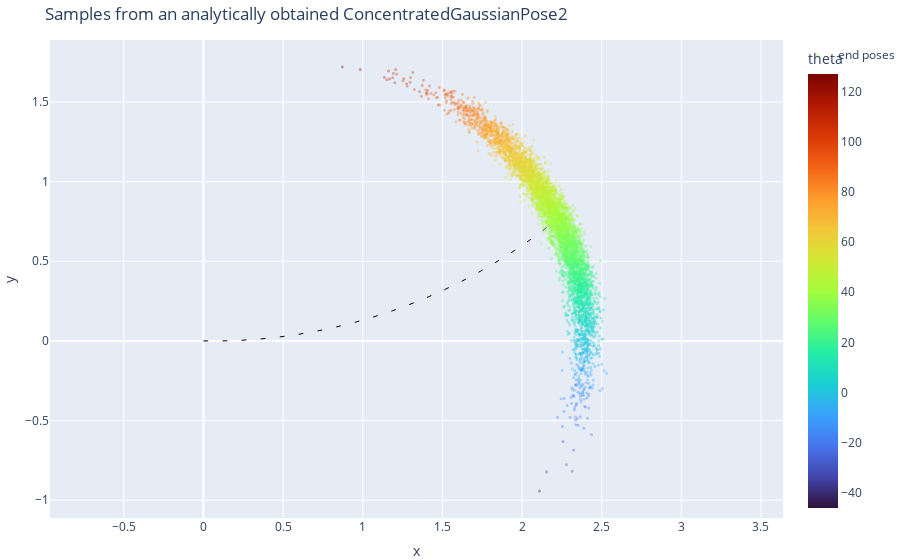

Notebook code cell kept with this figure:
### Markdown cell above
The banana shape crucially depends on having a Gaussian with a mean far from the origin: geodesics in Pose2 trace out circles in the x-y plane, and hence an *offset* Gaussian, as provided by `ConcentratedGaussian`, is able to approximate the banana distribution well.

We can even analytically predict the Gaussian:

### Code cell
# Compute the analytic mean and covariance in tangent space
mean_analytic = Pose2.Logmap(trajectory[-1])
cov_analytic = K * cov_twist  # This is an approximation; for true analytic, propagate with Jacobians
analytic = gtsam.ConcentratedGaussianPose2(20, Pose2(), mean_analytic, cov_analytic)

# Sample from the analytically obtained Gaussian
maybe_mP = analytic.gaussian()
assert maybe_mP is not None, "Expected gaussian() to return a value"
m, P = maybe_mP  # P=covariance, m=mean
samples_tangent = rng.multivariate_normal(m, P, size=N)

poses_push = []
for v in samples_tangent:
  p = Pose2.Expmap(v)
  poses_push.append(p)

plot_pose2_samples("Samples from an analytically obtained ConcentratedGaussianPose2", poses_push, trajectory)

### Figure 1 — Plotly figure (JSON) as saved in the notebook; plotly's stock layout.template omitted (floating-point values rounded to 4 significant figures; data arrays with more than 128 entries replaced by an {"elided": "..."} marker saying what was removed)
{"data": [{"marker": {"color": {"elided": "5000 float values"}, "colorbar": {"title": {"text": "theta"}}, "colorscale": [[0, "#30123b"], [0.07143, "#4145ab"], [0.1429, "#4675ed"], [0.2143, "#39a2fc"], [0.2857, "#1bcfd4"], [0.3571, "#24eca6"], [0.4286, "#61fc6c"], [0.5, "#a4fc3b"], [0.5714, "#d1e834"], [0.6429, "#f3c63a"], [0.7143, "#fe9b2d"], [0.7857, "#f36315"], [0.8571, "#d93806"], [0.9286, "#b11901"], [1, "#7a0402"]], "opacity": 0.35, "size": 3}, "mode": "markers", "name": "end poses", "type": "scattergl", "x": {"elided": "5000 float values"}, "y": {"elided": "5000 float values"}}, {"line": {"color": "black", "width": 1}, "mode": "lines", "showlegend": false, "type": "scatter", "x": [0, 0.03], "y": [0, 0]}, {"line": {"color": "black", "width": 1}, "mode": "lines", "showlegend": false, "type": "scatter", "x": [0.12, 0.15], "y": [0, 0.001047]}, {"line": {"color": "black", "width": 1}, "mode": "lines", "showlegend": false, "type": "scatter", "x": [0.2399, 0.2699], "y": [0.004188, 0.006281]}, {"line": {"color": "black", "width": 1}, "mode": "lines", "showlegend": false, "type": "scatter", "x": [0.3596, 0.3895], "y": [0.01256, 0.01569]}, {"line": {"color": "black", "width": 1}, "mode": "lines", "showlegend": false, "type": "scatter", "x": [0.479, 0.5087], "y": [0.0251, 0.02928]}, {"line": {"color": "black", "width": 1}, "mode": "lines", "showlegend": false, "type": "scatter", "x": [0.5978, 0.6274], "y": [0.0418, 0.04701]}, {"line": {"color": "black", "width": 1}, "mode": "lines", "showlegend": false, "type": "scatter", "x": [0.716, 0.7453], "y": [0.06264, 0.06888]}, {"line": {"color": "black", "width": 1}, "mode": "lines", "showlegend": false, "type": "scatter", "x": [0.8334, 0.8625], "y": [0.08759, 0.09485]}, {"line": {"color": "black", "width": 1}, "mode": "lines", "showlegend": false, "type": "scatter", "x": [0.9498, 0.9786], "y": [0.1166, 0.1249]}, {"line": {"color": "black", "width": 1}, "mode": "lines", "showlegend": false, "type": "scatter", "x": [1.065, 1.094], "y": [0.1497, 0.159]}, {"line": {"color": "black", "width": 1}, "mode": "lines", "showlegend": false, "type": "scatter", "x": [1.179, 1.207], "y": [0.1868, 0.197]}, {"line": {"color": "black", "width": 1}, "mode": "lines", "showlegend": false, "type": "scatter", "x": [1.292, 1.32], "y": [0.2278, 0.2391]}, {"line": {"color": "black", "width": 1}, "mode": "lines", "showlegend": false, "type": "scatter", "x": [1.403, 1.431], "y": [0.2728, 0.285]}, {"line": {"color": "black", "width": 1}, "mode": "lines", "showlegend": false, "type": "scatter", "x": [1.513, 1.54], "y": [0.3216, 0.3347]}, {"line": {"color": "black", "width": 1}, "mode": "lines", "showlegend": false, "type": "scatter", "x": [1.621, 1.647], "y": [0.3742, 0.3883]}, {"line": {"color": "black", "width": 1}, "mode": "lines", "showlegend": false, "type": "scatter", "x": [1.727, 1.753], "y": [0.4305, 0.4455]}, {"line": {"color": "black", "width": 1}, "mode": "lines", "showlegend": false, "type": "scatter", "x": [1.831, 1.856], "y": [0.4905, 0.5064]}, {"line": {"color": "black", "width": 1}, "mode": "lines", "showlegend": false, "type": "scatter", "x": [1.932, 1.957], "y": [0.5541, 0.5709]}, {"line": {"color": "black", "width": 1}, "mode": "lines", "showlegend": false, "type": "scatter", "x": [2.032, 2.056], "y": [0.6212, 0.6389]}, {"line": {"color": "black", "width": 1}, "mode": "lines", "showlegend": false, "type": "scatter", "x": [2.129, 2.153], "y": [0.6918, 0.7102]}, {"line": {"color": "black", "width": 1}, "mode": "lines", "showlegend": false, "type": "scatter", "x": [2.224, 2.247], "y": [0.7656, 0.7849]}], "layout": {"margin": {"b": 0, "l": 0, "r": 0, "t": 40}, "title": {"text": "Samples from an analytically obtained ConcentratedGaussianPose2"}, "xaxis": {"title": {"text": "x"}}, "yaxis": {"scaleanchor": "x", "title": {"text": "y"}}}}
